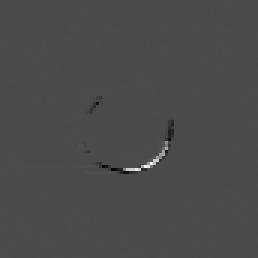
%> input picture Image_process/11f_3.0x3.0_400nm_c3_crop.tiff, 86 x 86 px (shown 3 times larger)
$ octave --eval "result = chopIT(imread('../../../Image_process/11f_3.0x3.0_400nm_c3_crop.tiff'));"   (GNU Octave 9; MATLAB toolbox functions it lacks are replaced by stand-ins)
%> lines starting %> are read from the running program, lines starting %| are printed output that depends on the picture; in (x1, y1, x2, y2) boxes, pixels count from 0 and x2, y2 are one past the last pixel; in counts of white or black regions, pixels touching at a corner belong together; the program's own positions count from 1
function [ bw3 ] = chopIT( bw )
%CHOPIT Summary of this function goes here
%   Detailed explanation goes here
D = -bwdist(~bw);
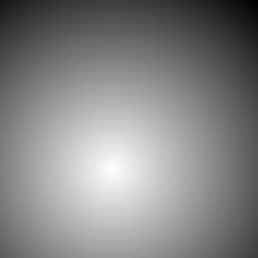
%> D: size 86x86 single (shown 3 times larger); min -73.76, max 0, mean -35.07; drawn with min black and max white
%imshow(D,[])
Ld = watershed(D);
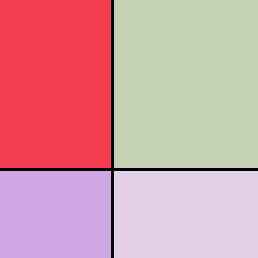
%> Ld: size 86x86 uint8 (shown 3 times larger); 5 distinct labels, from 0 to 4; one colour per label, 0 black
bw2 = bw;
%> bw2 is the input picture: size 86x86 uint16; min 0, max 65535, mean 19269.6
bw2(Ld == 0) = 0;
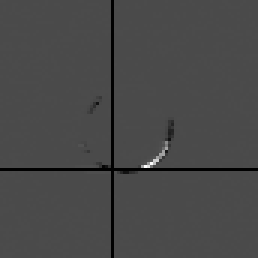
%> bw2: size 86x86 uint16 (shown 3 times larger); 2.3% of pixels changed, all inside (x1, y1, x2, y2) = (0, 0, 86, 86); drawn with min black and max white

mask = imextendedmin(D,2);
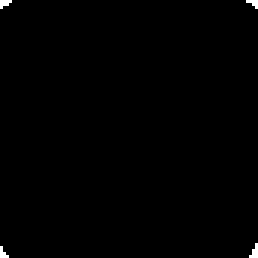
%> mask: size 86x86 logical (shown 3 times larger); 0.42% white; 4 white regions (4 under 20 px)
D2 = imimposemin(D,mask);
Ld2 = watershed(D2);
bw3 = bw;
bw3(Ld2 == 0) = 0;
%imshow(bw2)
end
